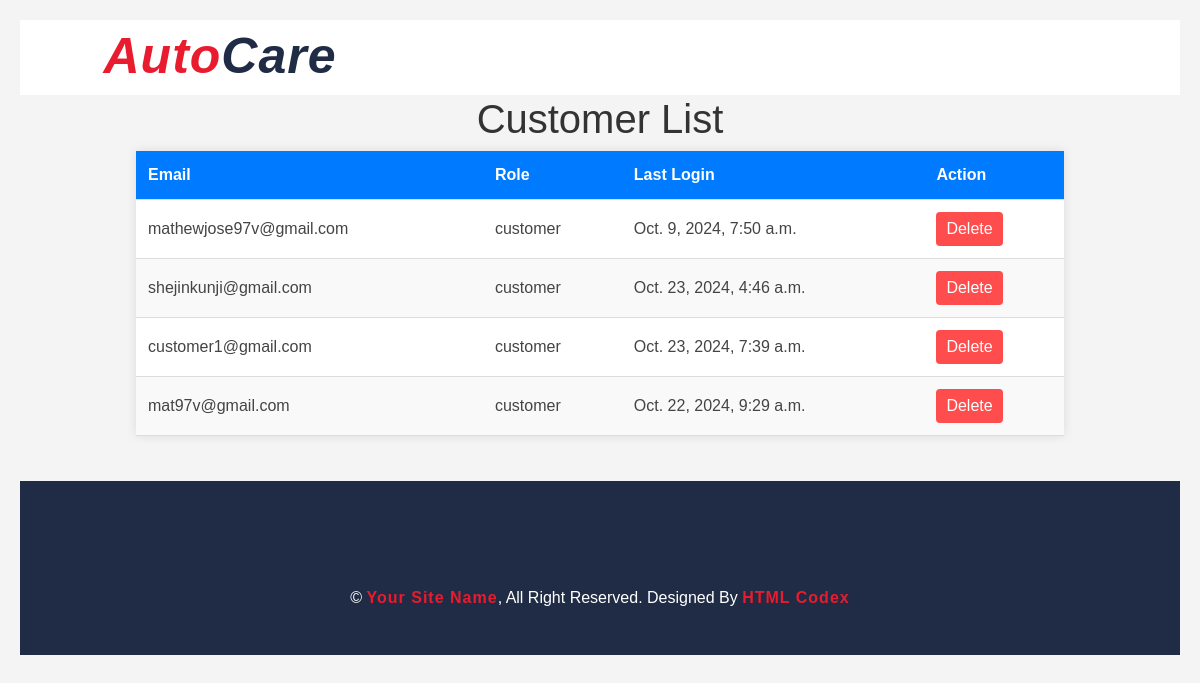
The page /customerdetails on the database as committed earlier.
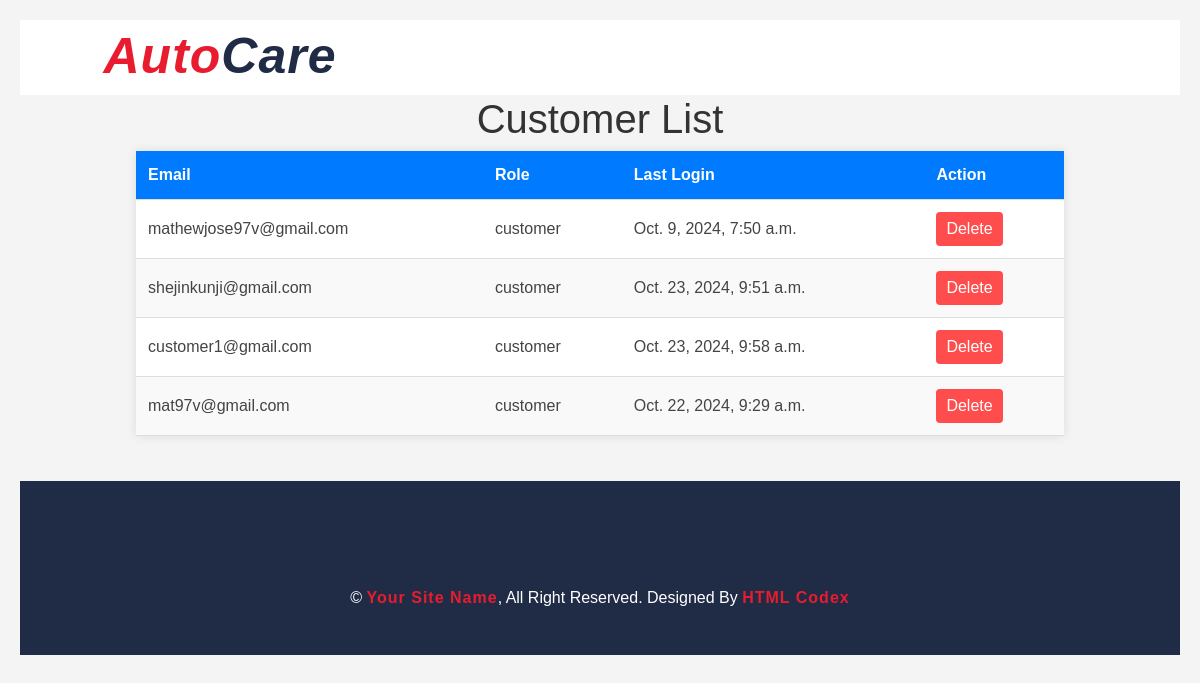
The same page on the database as committed later.
### autocareweb/models.py (models this page shows, shortened)
class CustomUser(AbstractBaseUser, PermissionsMixin):
    email = models.EmailField(unique=True)
    role = models.CharField(max_length=20, choices=UserRole.choices, default=UserRole.CUSTOMER)
    is_active = models.BooleanField(default=True)
    is_staff = models.BooleanField(default=False)
    objects = CustomUserManager()
    USERNAME_FIELD = 'email'
    REQUIRED_FIELDS = []

### autocareweb/views.py (the view)
def customerdetails(request):
    customers = CustomUser.objects.filter(role='customer').select_related('details')
    return render(request,'admin/customerdetails.html',{'customers':customers})

### templates/admin/customerdetails.html (shortened to what this page needs)
{% extends 'partials/baseadmin.html' %}
{%block content%}
{% load static %}
<!DOCTYPE html>
<html lang="en">
<head>
</head>
<body>
    <h1>Customer List</h1>
    <table>
        <thead>
            <tr>
                <th>Email</th>
                <th>Role</th>
                <th>Last Login</th>
                <th>Action</th>
            </tr>
        </thead>
        <tbody>
            {% for customer in customers %}
                <tr>
                    <td>{{ customer.email }}</td>
                    <td>{{ customer.role }}</td>
                    <td>{{ customer.last_login }}</td>
                    <td>
                        <form method="POST" action="{% url 'delete_customer' customer.email %}">
                          <button type="submit" class="delete-btn">Delete</button>
                        </form>
                    </td>
                </tr>
            {% endfor %}
        </tbody>
    </table>
</body>
</html>
{%endblock%}

Rows that differ between the two databases and show on the page:
changed CustomUser "shejinkunji@gmail.com": last_login "Oct. 23, 2024, 4:46 a.m." → "Oct. 23, 2024, 9:51 a.m."
changed CustomUser "customer1@gmail.com": last_login "Oct. 23, 2024, 7:39 a.m." → "Oct. 23, 2024, 9:58 a.m."
